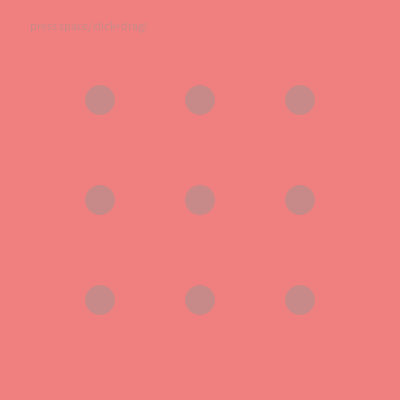
Frame 1 (no input)
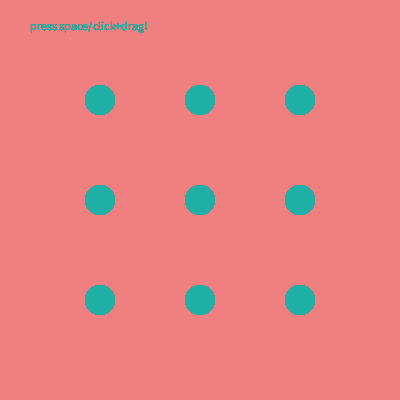
Frame 60 (the mouse pressed at the canvas centre just before this capture)
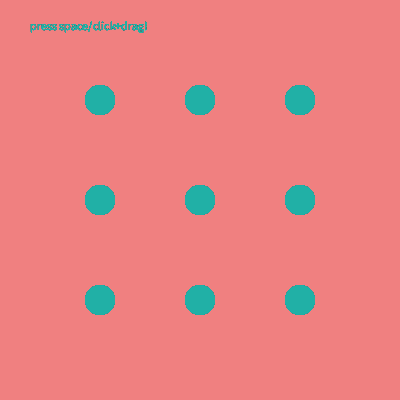
Frame 120 (the mouse held since frame 60 and released just before this capture)

The Processing sketch that drew these frames (run headless with seeded random() and noise(); from frame 60 on, the mouse is pressed at the canvas centre):

// Processing sketch: processing_110003
// ── processing_110003.pde

//Madeline Chan mchan1@andrew.cmu.edu
//HW4 DOTS!

float x, y, wd, ht;

void setup()
{
  size(400, 400);
  background(240, 128, 128);
  x = 100;
  y = 100;
  wd = 100;  
  ht = 100;
  frameRate(5);
  smooth(); 
}

void draw()
{
  noStroke();
  fill(30, 178, 170, 50);
  ellipse(100, 100, 30, 30);
  ellipse(200, 100, 30, 30);
  ellipse(300, 100, 30, 30);
  ellipse(100, 200, 30, 30);
  ellipse(200, 200, 30, 30);
  ellipse(300, 200, 30, 30);
  ellipse(100, 300, 30, 30);
  ellipse(200, 300, 30, 30);
  ellipse(300, 300, 30, 30);
  textSize(12);
  text("press space/click+drag!", 30, 30);
}

void mouseDragged()
{
   background(240, 128, 128);
    fill(30, 178, 170);
    smooth();
    ellipse(mouseX, mouseY, 30, 30);
}
  
void keyPressed()
{
  if(key ==' ')
  {
    background(240, 128, 128);
    textSize(20);
    fill(255, 255, 255);
    text("play with dots", 30, mouseY);
    
    fill(175, 238, 238);
    smooth();
    ellipse(mouseX, mouseY, pmouseX, pmouseY);
  } 
 }
 








  
